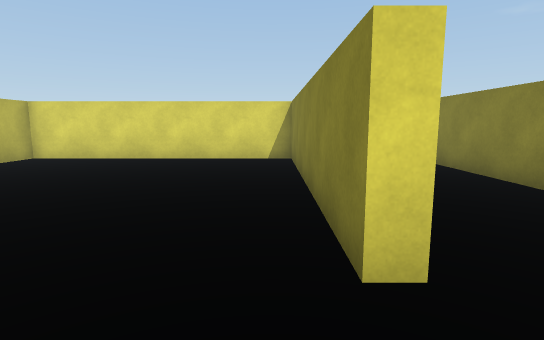
view 1 (above)

16 first-person views from a walk through a Unity game level. The camera is 1.2 m above the floor, tilts 8° down and sees 80° across. The floor is counted in squares, 1 m on a side. Each view is taken from the middle of a square. On the plan, view 1 faces up. The plan holds only what a view shows up to about 14 squares ahead; the rest is blank. The player character is not drawn.

view 2
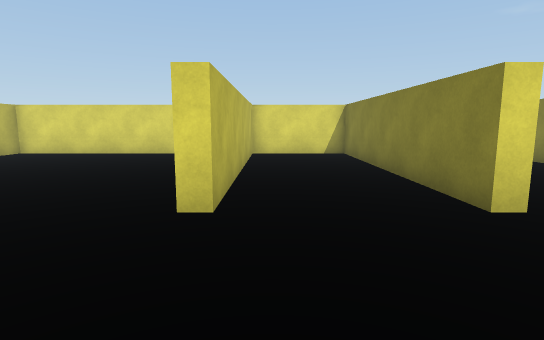

view 3
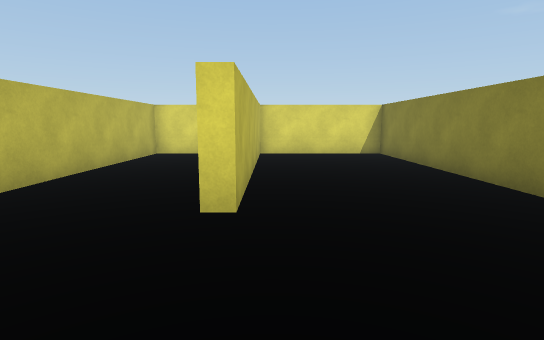

view 4
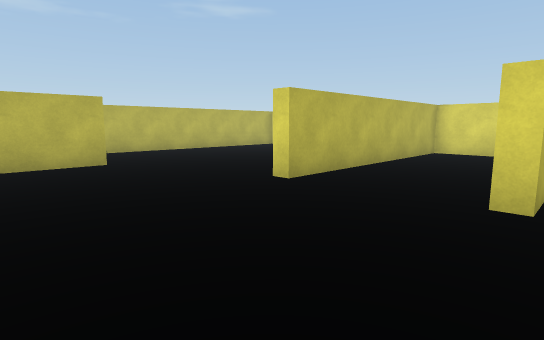

view 5
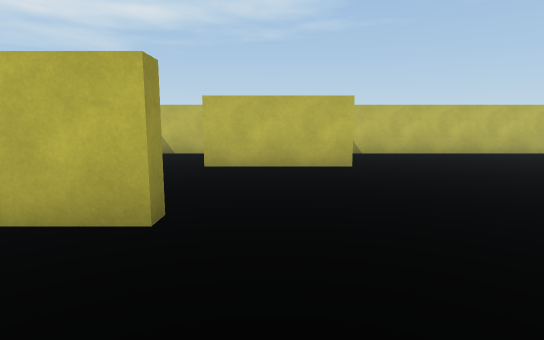

view 6
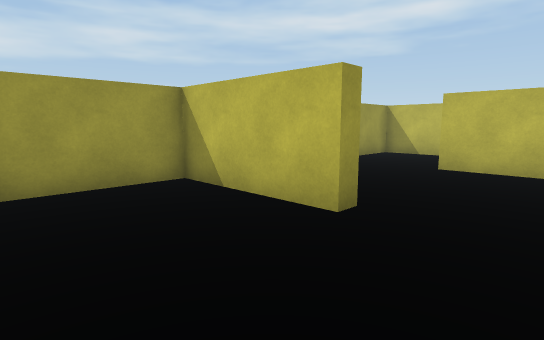

view 7
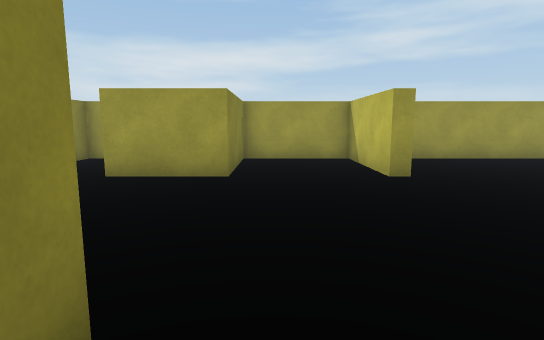

view 8
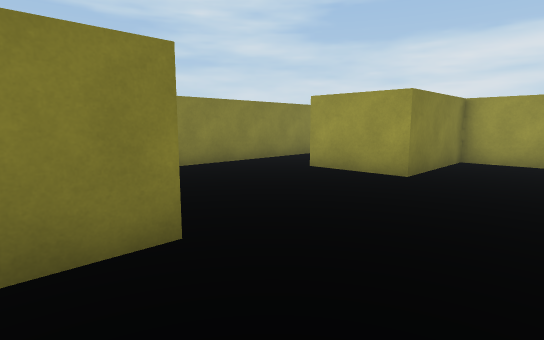

view 9
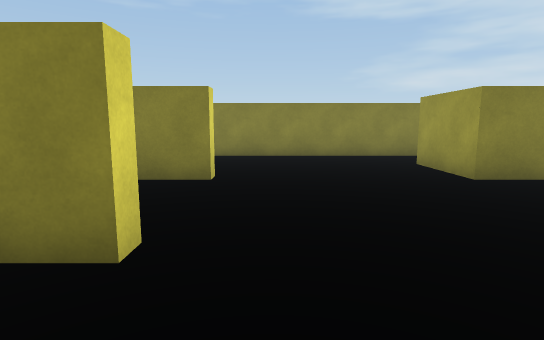

view 10
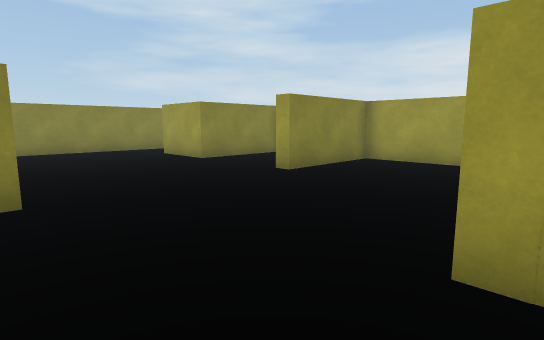

view 11
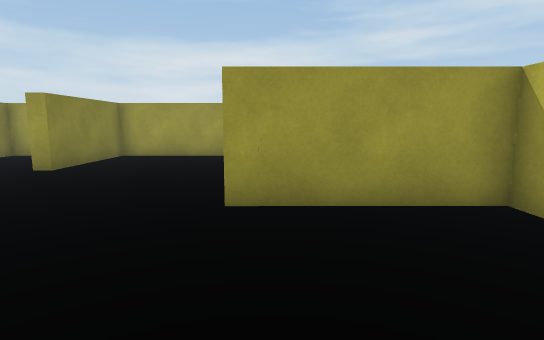

view 12
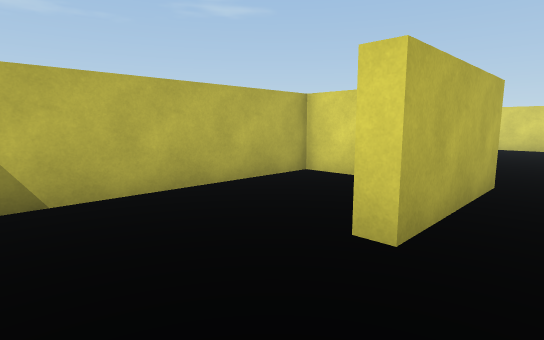

view 13
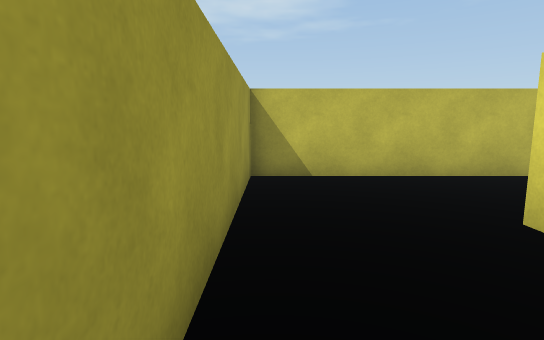

view 14
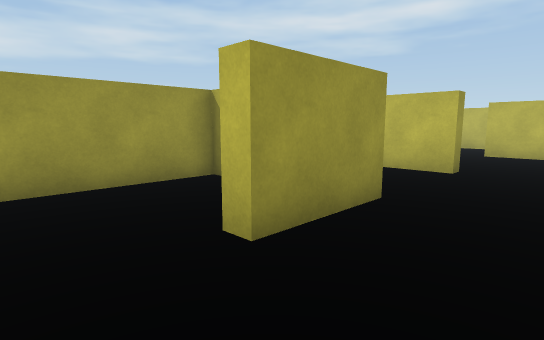

view 15
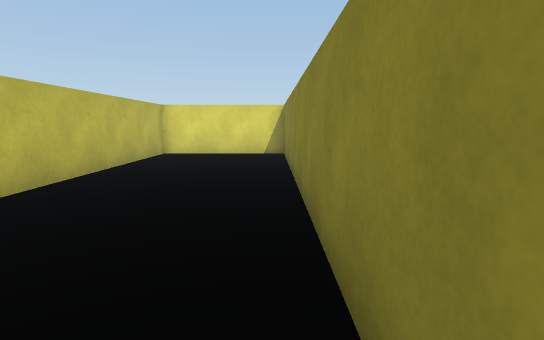

view 16
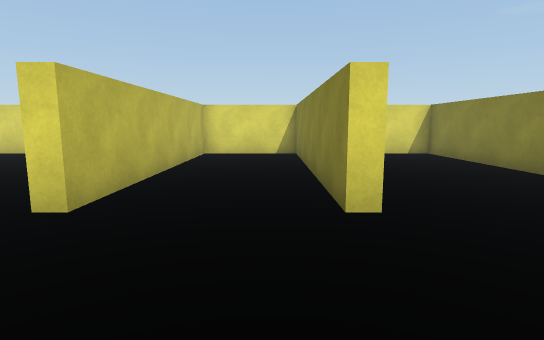

### Floor plan
Points are (right, up) in squares from view 1. A wall is a line through its corners. A room is listed if a view was taken in it or the views show most of it. See-through windows are left out.
Room 1 (views 1, 2, 3, 4, 5, 6, 7, 8, 9, 10, 11, 12, 13, 14, 15, 16)
walls: (-7, -0.2) (-8.5, -0.2) (-8.5, -7.5) (0.7, -7.5) (0.7, -3.4) (1.3, -3.4) (1.3, -7.5) (5, -7.5) (5, -3.4) (7.9, -3.4) (7.9, -4); (5.5, -7.5) (10.5, -7.5) (10.5, 11.5) (5.5, 11.5) (5.5, 2.3) (5, 2.3) (5, 11.5) (1.3, 11.5) (1.3, 2.3) (0.7, 2.3) (0.7, 11.5) (-8.5, 11.5) (-8.5, 0.3) (-4.3, 0.3) (-4.3, -4) (-4.9, -4)

Positions as (right, up) in squares from view 1, and headings:
1: (0, 0), facing up
2: (2, -2), facing up
3: (6, -2), facing up
4: (6, -3), facing up-left
5: (5, -2), facing left
6: (5, -1), facing down-left
7: (4, 4), facing down
8: (2, 4), facing down-right
9: (-2, 1), facing right
10: (-5, 3), facing down-right
11: (-5, 5), facing down
12: (-3, -7), facing up-left
13: (-1, -7), facing left
14: (10, -1), facing down-left
15: (10, -2), facing up
16: (4, -2), facing up
